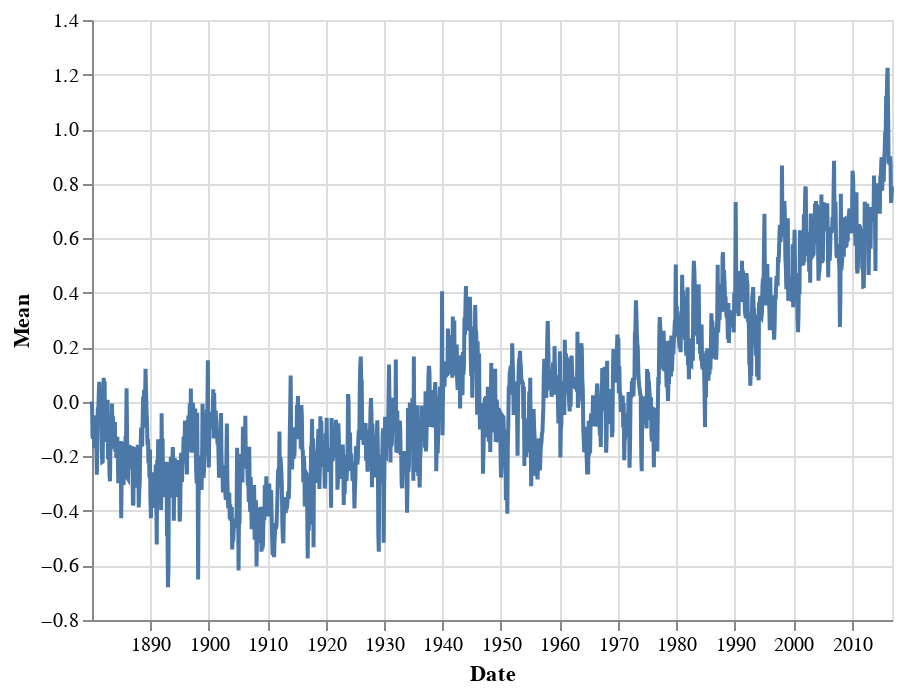

Write notebook code for a chart like this one.
### Markdown cell above
## Firsth Graph: Simple graph

### Code cell
import altair as alt

alt.Chart(df).mark_line().encode(
    x='Date',
    y='Mean'
)

### Figure 1 — Vega-Lite specification as saved in the notebook (floating-point values rounded to 4 significant figures; data arrays with more than 128 entries replaced by an {"elided": "..."} marker saying what was removed)
{"config": {"view": {"continuousWidth": 400, "continuousHeight": 300}}, "data": {"name": "data-37f4de132e0d95e410d942eb505e9a9d"}, "mark": "line", "encoding": {"x": {"type": "temporal", "field": "Date"}, "y": {"type": "quantitative", "field": "Mean"}}, "$schema": "https://vega.github.io/schema/vega-lite/v4.8.1.json", "datasets": {"data-37f4de132e0d95e410d942eb505e9a9d": {"elided": "1644 records"}}}
